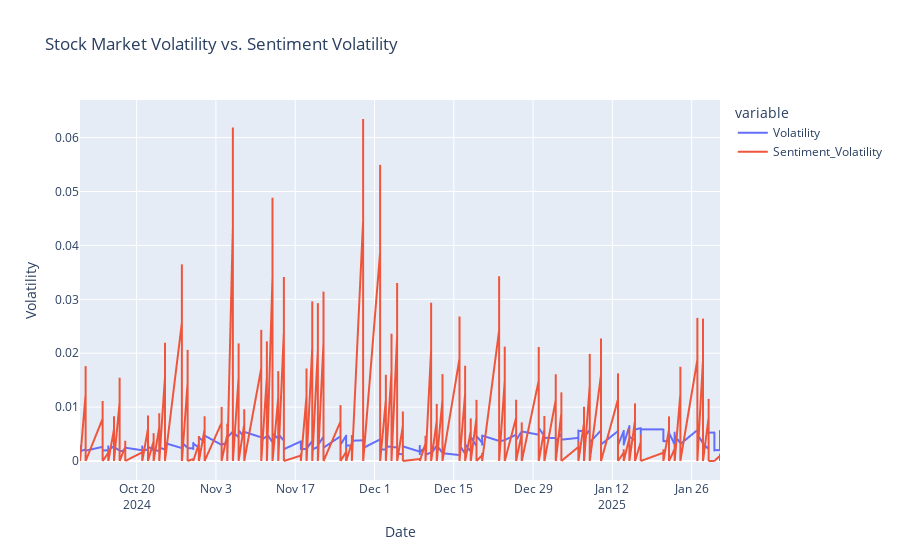

Source (notebook cell):
### Code cell
#Lets see if sentiment impacts volatality
df_final["Sentiment_Volatility"] = df_final["sentiment_score"].rolling(window=7).std()

fig = px.line(df_final, x="Date", y=["Volatility", "Sentiment_Volatility"],
              title="Stock Market Volatility vs. Sentiment Volatility",
              labels={"value": "Volatility", "Date": "Date"})
fig.show()

### Figure 1 — Plotly figure (JSON) as saved in the notebook; plotly's stock layout.template omitted (floating-point values rounded to 4 significant figures; data arrays with more than 128 entries replaced by an {"elided": "..."} marker saying what was removed)
{"data": [{"hovertemplate": "variable=Volatility<br>Date=%{x}<br>Volatility=%{y}<extra></extra>", "legendgroup": "Volatility", "line": {"color": "#636efa", "dash": "solid"}, "marker": {"symbol": "circle"}, "mode": "lines", "name": "Volatility", "showlegend": true, "type": "scattergl", "x": {"elided": "1590 str values"}, "xaxis": "x", "y": {"elided": "1590 float values"}, "yaxis": "y"}, {"hovertemplate": "variable=Sentiment_Volatility<br>Date=%{x}<br>Volatility=%{y}<extra></extra>", "legendgroup": "Sentiment_Volatility", "line": {"color": "#EF553B", "dash": "solid"}, "marker": {"symbol": "circle"}, "mode": "lines", "name": "Sentiment_Volatility", "showlegend": true, "type": "scattergl", "x": {"elided": "1590 str values"}, "xaxis": "x", "y": {"elided": "1590 float values"}, "yaxis": "y"}], "layout": {"legend": {"title": {"text": "variable"}, "tracegroupgap": 0}, "title": {"text": "Stock Market Volatility vs. Sentiment Volatility"}, "xaxis": {"anchor": "y", "domain": [0, 1], "title": {"text": "Date"}}, "yaxis": {"anchor": "x", "domain": [0, 1], "title": {"text": "Volatility"}}}}
